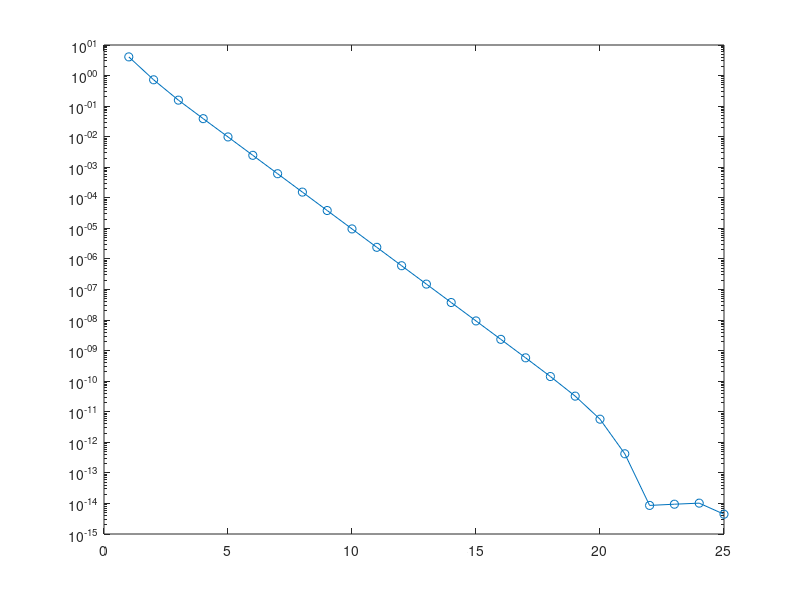

The MATLAB script that drew this image:
m = 8;
e = .5270437772535;
A = eye(m);
B = full(gallery('tridiag',m,-10,30,-10)); B(1,1) = 20; B(m,m) = 20;B = e*B;
C = full(gallery('tridiag',m,-5,15,-5));
tol = m*1e-15;
nomQ = zeros(100,1);

X0 = zeros(m);
for i = 1:100
    QX0 = A*X0^2 + B*X0 + C;
    Q_X0 = kron(X0',A) + kron(eye(m),A*X0 + B);
    h0 = - Q_X0 \ QX0(:);
    X1 = X0 + reshape(h0,m,m);
    X0 = X1;
    nomQ(i) = norm(A*X1^2 + B*X1 + C,'fro');
    if nomQ(i) < tol
        S = X1;
        break;
    end
end
nomQ = nomQ(1:i);
semilogy(nomQ,'-o');